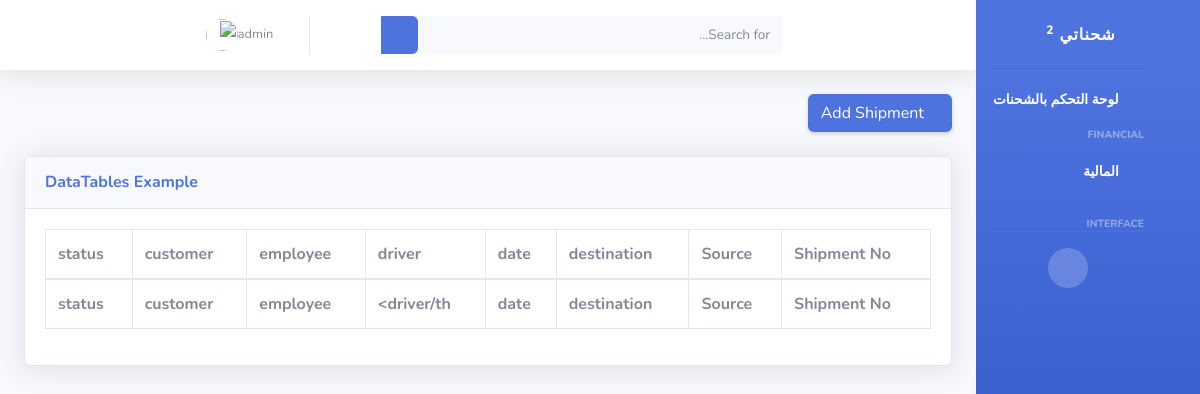
Page /shipments/ (signed in) on the earlier database version.
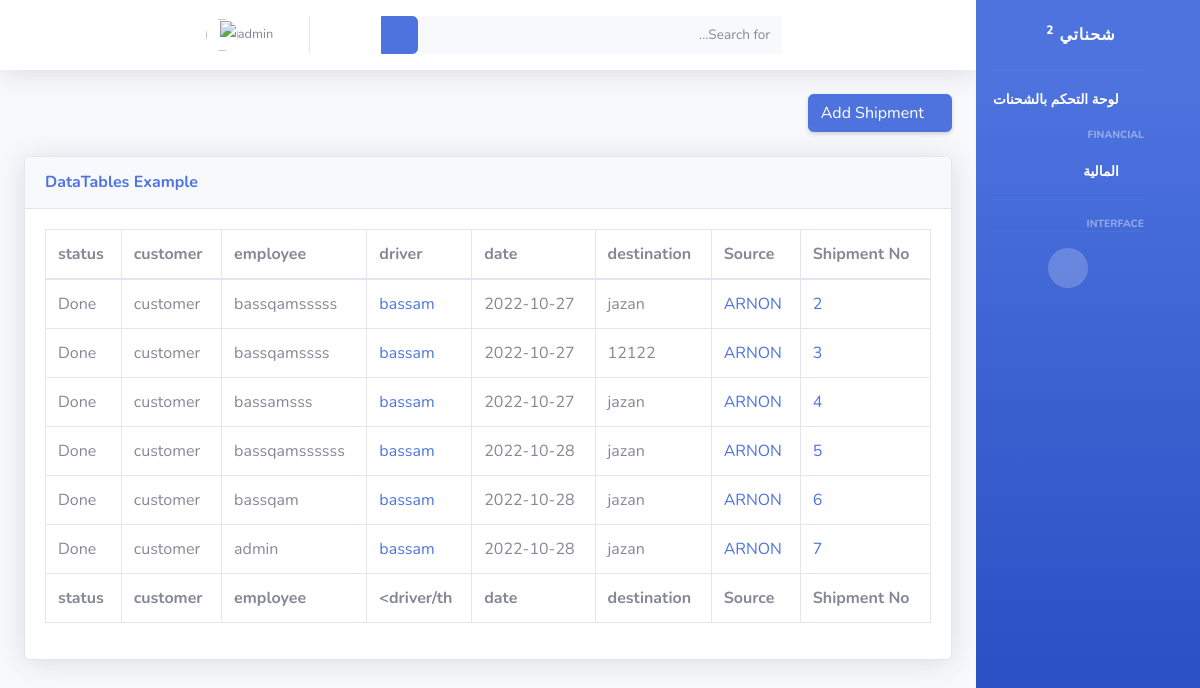
Same page on the later database version.
### shipments/models.py (models this page shows, shortened)
class ShipmentModel(models.Model):
    Shipment_id = models.BigAutoField(primary_key=True)
    driver = models.ForeignKey(DriverModel, on_delete=models.CASCADE)
    company = models.ForeignKey(CompanyModel, on_delete=models.CASCADE, null=True)
    destination =  models.CharField(max_length=225,  help_text=' الوجهة')
    source =  models.CharField(max_length=225,  default='' , help_text=' المصدر')
    amount =  models.CharField(max_length=225,  help_text=' الاجرة')
    employee =  models.ForeignKey(User, on_delete=models.CASCADE)
    date = models.DateTimeField(default=timezone.now)
    updated_at = models.DateTimeField(auto_now=True)
    delivery_number = models.IntegerField()
    SHIPPING = 'Shipping'
    DELIVERY = 'Delivery'
    PAYTRIP = 'Pay_trip'
    DONE = 'Done'
    shipment_status =[
        (SHIPPING, 'Shipping'),
        (DELIVERY,'Delivery'),
        (PAYTRIP, 'Pay_trip'),
        (DONE,'Done'),
    ]
    status = models.CharField(max_length=10, default=SHIPPING, help_text='حالة الشحنة')

### companies/models.py (models this page shows, shortened)
class CompanyModel(models.Model):
    company_name = models.CharField(max_length=225,  help_text='اسم الشركة')
    company_id = models.BigAutoField(primary_key=True)
    company_city = models.CharField(max_length=225,  default='Dammam',help_text='مقر الشركة')
    charging_area = models.CharField( max_length=225, default='Jeddah', help_text='منطقة الشحن ')

### drivers/models.py (models this page shows, shortened)
class DriverModel(models.Model):
    driver_id = models.BigAutoField(primary_key=True)
    driver_name = models.CharField(max_length=225,  help_text='اسم السائق')
    Saudi_Arabia = 'Saudi'
    YEMEN = 'Yemeni'
    Syria = 'Syrian'
    Egypt = 'Egypt'
    Afghanistan = 'Afghanistan'
    Pakistan = 'Pakistani'
    Jordan = 'Jordanian'
    India = 'Indian'
    Other = 'other'
    countrys = [
        (Saudi_Arabia, 'Saudi'),
        (YEMEN, 'Yemeni'),
        (Syria, 'Syrian'),
        (Egypt, 'Egypt'),
        (Afghanistan, 'Afghanistan'),
        (Pakistan, 'Pakistani'),
        (Jordan, 'Jordanian'),
        (India, 'Indian'),
        (Other, 'other')
    ]
    driver_nationality = models.CharField(
        max_length=20, choices=countrys, default=Other,  help_text='جنسية السائق')
    driver_phone_number = models.CharField(
        max_length=16, help_text='رقم هاتف السائق ')
    Identification_Number = models.CharField(
        max_length=10,  help_text='رقم الهوية/الاقامة')
    truck_plate_number = models.CharField(
        max_length=8,  help_text='رقم لوحة الشاحنة')
    Truck_Reefers = 'Truck_Reefers'
    Truck_Flatbed  = 'Truck_Flatbed'
    Truck_high_sides = 'Truck_high_sides'
    Truck_Curtainsider = 'Truck_Curtainsider'
    lory_Flatbed= 'lory_Flatbed'
    lory_Reefers= 'lory_Reefers'
    dinah_Flatbed= 'dinah_Flatbed'
    dinah_Reefers= 'dinah_Reefers'
    Vehicle = [
        (Truck_Reefers, 'Truck_Reefers'),
        (Truck_Flatbed, 'Truck_Flatbed'),
        (Truck_high_sides, 'Truck_high_sides'),
        (Truck_Curtainsider, 'Truck_Curtainsider'),
        (lory_Flatbed, 'lory_Flatbed'),
        (lory_Reefers, 'lory_Reefers'),
        (dinah_Flatbed, 'dinah_Flatbed'),
        (dinah_Reefers, 'dinah_Reefers'),
    ]
    Vehicle_Type = models.CharField( choices=Vehicle, default=Truck_Flatbed,
        max_length=30, help_text='نوع السيارة(سطحة - جوانب) ....')
    Sequence_Number = models.CharField(
        max_length=30, help_text='الرقم التسلسلي من الاستمارة')
    Owner_car_id_number = models.CharField(
        max_length=10,  help_text='رقم هوية مالك السيارة')
    Identification_photo = models.ImageField(
        upload_to='driver/', null=True, help_text='صورة الهوية/الاقامة ')

### shipments/views.py (the view)
# urls.py: path('shipments/',shipments_list, name='shipments_list' ),
def shipments_list(request):
    shipments = ShipmentModel.objects.all()
    context = {
        'shipments':shipments,
    }
    return render(request, 'shipments/shipments-list.html',context)

### Shuhnaty/templates/shipments/shipments-list.html (shortened to what this page needs)
{% extends 'base.html' %}
{% block item %}
<div class="d-sm-flex align-items-center justify-content-between mb-4">
    <h1 class="h3 mb-0 text-gray-800">
        <a href="{% url 'shipments_add'%}" class="d-none d-inline-block btn btn-primary shadow-sm"><i class="fas fa-download fa-sm text-white-50"></i> Add Shipment </a>
    </h1>
</div>
{% endblock %}
{% block content %}
<div class="card shadow mb-4">
    <div class="card-header py-3">
        <h6 class="m-0 font-weight-bold text-primary">DataTables Example</h6>
    </div>
    <div class="card-body">
        <div class="table-responsive">
            <table class="table table-bordered" id="dataTable" width="100%" cellspacing="0">
                <thead>
                    <tr>
                        <th>Shipment No </th>
                        <th>Source</th>
                        <th>destination</th>
                        <th>date</th>
                        <th>driver</th>
                        <th>employee</th>
                        <th>customer</th>
                        <th>status</th>
                    </tr>
                </thead>
                <tfoot>
                    <tr>
                        <th>Shipment No </th>
                        <th>Source</th>
                        <th>destination</th>
                        <th>date</th>
                        <th>driver/th>
                        <th>employee</th>
                        <th>customer</th>
                        <th>status</th>
                    </tr>
                </tfoot>
                <tbody>
                    {% for shipmen in shipments %}
                        {% if user.is_superuser %}
                            <tr>
                                <td>
                                    <a href="{% url 'shipments_details' pk=shipmen.Shipment_id %}">{{ shipmen.Shipment_id }}</a>
                                </td>
                                <td>
                                    <a href="{% url 'company_details' shipmen.company.pk %}">   {{ shipmen.company.company_name }}</a>
                                </td>
                                <td>{{ shipmen.destination }}</td>
                                <td>{{ shipmen.date|date:'Y-m-d' }}</td>
                                <td>
                                    <a href="{% url 'driver_details' shipmen.driver.pk %}">
                                        {{ shipmen.driver.driver_name }}
                                    </a>
                                </td>
                                <td>{{ shipmen.employee.username }}</td>
                                <td>customer </td>
                                <td>
                                {% if shipmen.status  != 'Done' %}
                                    <a href="{% url 'shipments_edit_status' status=shipmen.status  pk=shipmen.Shipment_id %}">
                                    {{ shipmen.status }}
                                    </a>
                                {% else %}
                                        {{ shipmen.status }}
                                {% endif %}
                                </td>
                            </tr>
                        {% endif %}
                    {% endfor %}
                </tbody>
            </table>
        </div>
    </div>
</div>
{% endblock %}

Differences in the rows shown:
added ShipmentModel: Shipment_id "2", company.company_name "ARNON", destination "jazan", date "2022-10-27", driver.driver_name "bassam", employee.username "bassqamsssss", status "Done"
added ShipmentModel: Shipment_id "3", company.company_name "ARNON", destination "12122", date "2022-10-27", driver.driver_name "bassam", employee.username "bassqamssss", status "Done"
added ShipmentModel: Shipment_id "4", company.company_name "ARNON", destination "jazan", date "2022-10-27", driver.driver_name "bassam", employee.username "bassamsss", status "Done"
added ShipmentModel: Shipment_id "5", company.company_name "ARNON", destination "jazan", date "2022-10-28", driver.driver_name "bassam", employee.username "bassqamssssss", status "Done"
added ShipmentModel: Shipment_id "6", company.company_name "ARNON", destination "jazan", date "2022-10-28", driver.driver_name "bassam", employee.username "bassqam", status "Done"
added ShipmentModel: Shipment_id "7", company.company_name "ARNON", destination "jazan", date "2022-10-28", driver.driver_name "bassam", employee.username "admin", status "Done"
